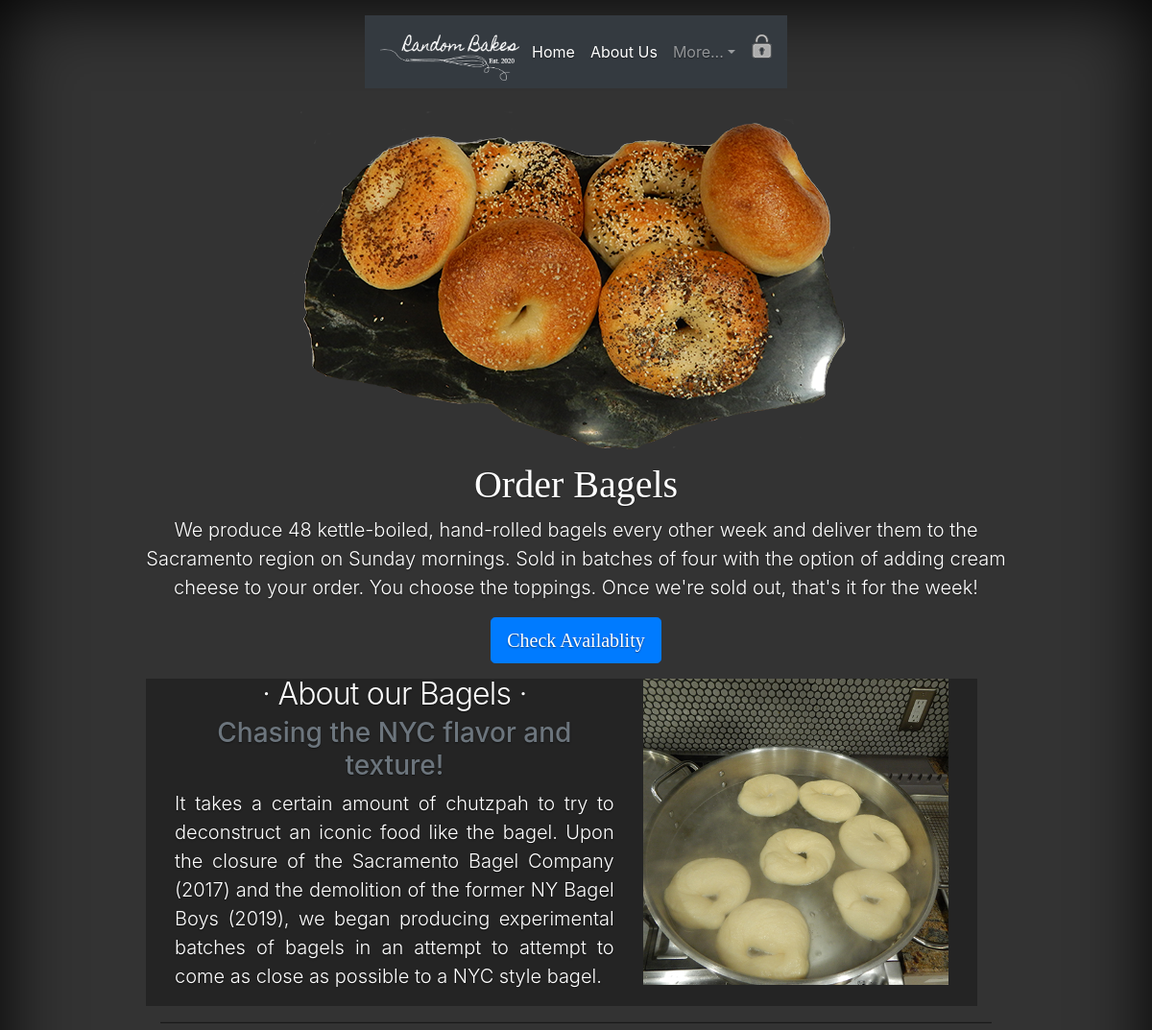
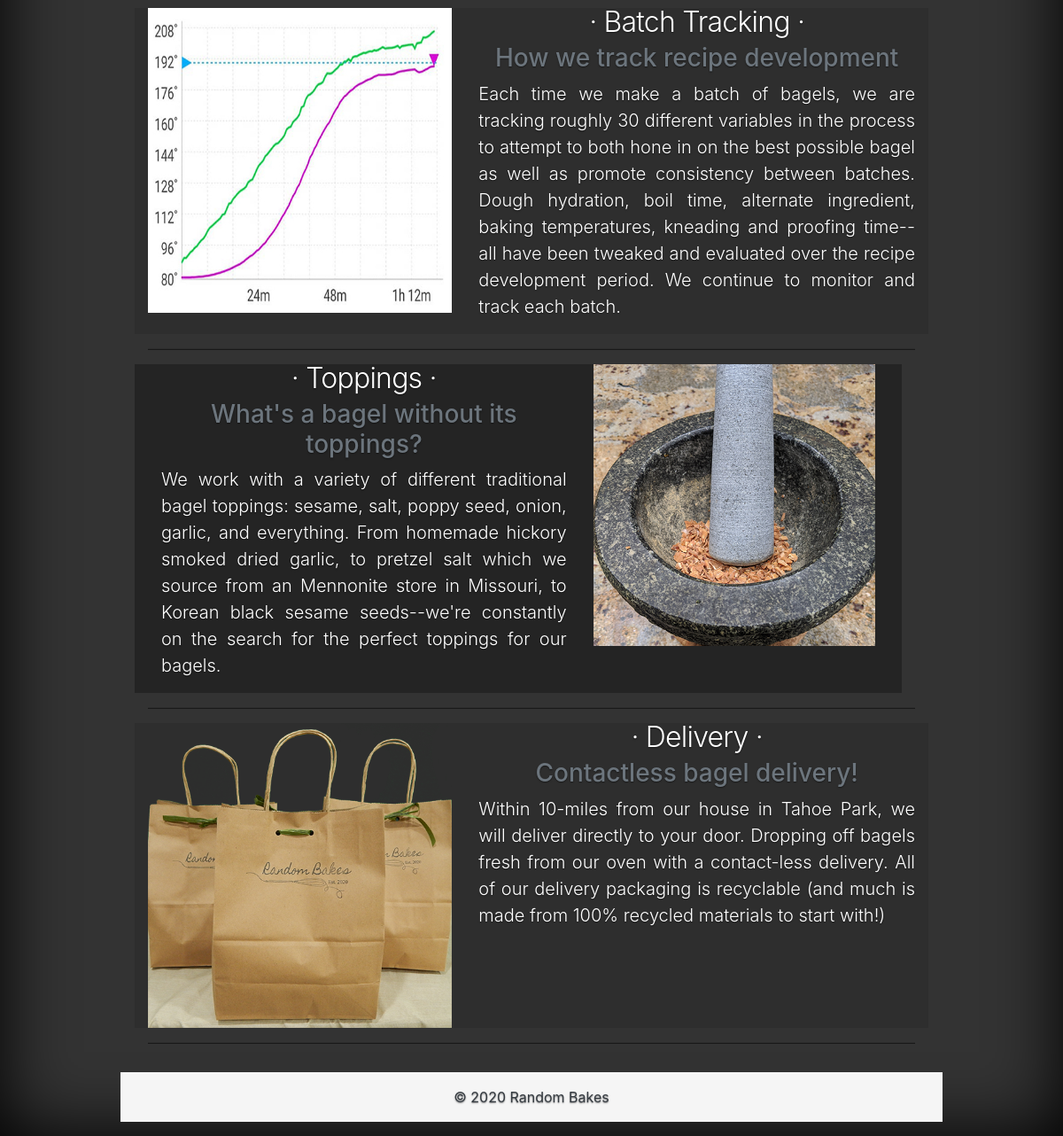
The page / on the database its author committed (2 pictures, top to bottom).
### MainPage/models.py (models this page shows, shortened)
class highlight(models.Model):
    title = models.CharField(max_length = 35, unique = True)
    story = models.CharField(max_length = 300)
    script = models.TextField(default="None")
    photo2 = models.ImageField(upload_to='highlight_images', default = '/media/photo-placeholder-icon.jpg')
    photo_alt = models.CharField(max_length = 25)
    button = models.CharField(max_length = 18)
    button_link = models.CharField(max_length = 264)
    button_class =models.CharField(max_length = 264, default = "index")

class Featurette(models.Model):
    title = models.CharField(max_length = 35, unique = True)
    subtitle = models.CharField(max_length = 40, default ="")
    description = models.TextField(max_length = 430, default="Description goes here.")
    Story = models.TextField(default="None")
    photo = models.ImageField(upload_to='highlight_images', default = '/media/photo-placeholder-icon.jpg')
    button = models.CharField(max_length = 18)
    button_link = models.CharField(max_length = 264, default = "#")
    button_class =models.CharField(max_length = 264, default = "btn btn-lg btn-primary cover-heading")

### MainPage/views.py (the view)
# urls.py: url(r'^$', views.index, name='index'),
def index(request):
    cover_content2 = highlight.objects.filter(title = "Order Bagels")[0]
    feat = Featurette.objects.order_by("id")
    print(type(feat))
    cover_content ={'CoverTitle': cover_content2.title,
           'CoverText': cover_content2.story,
           'CoverPhoto': cover_content2.photo2.url,
           'CoverAltText': cover_content2.photo_alt,
           'CoverButton': cover_content2.button,
           'CoverButtonLink': cover_content2.button_link,
           'CoverButtonClass': cover_content2.button_class,
           'CoverScript': cover_content2.script,
           'Featurette': feat
           }
    return render(request,'MainApp/index.html', context = cover_content)

### templates/MainApp/index.html (shortened to what this page needs)
<!doctype html>
{% extends "MainApp/base.html" %}
{% block body_block %}
{% load static %}
{% load py_functions %}
<div class="cover-container">
  <main role="main" class="inner cover">
    <img src=  "{{CoverPhoto}}"  class = "img-fluid" alt="{{ CoverAltText }}">
    <h1 class="cover-heading ">{{ CoverTitle }}</h1>
    <p class="lead">{{ CoverText }}</p>
    <p class="lead">
      <a class="{{CoverButtonClass}}" href="{{CoverButtonLink}}" role="button">{{CoverButton}}</a>
    </p>
</div>
{% if Featurette %}
<div class="container">
  {% for feature in Featurette %}
  {%if forloop.counter|divisibleby:2 %}
    <div class="row featurette featurette2-container">
      <div class="col-md-7 order-md-2">
        <h2 class="featurette-heading"> &middot; {{ feature.title }} &middot;</h2>
        <H3><span class="text-muted">{{ feature.subtitle }}</span></h3>
        <p class="lead text-justify">{{ feature.description|escape }}</p>
      </div>
      <div class="col-md-5 order-md-1">
        {% if feature.photo.url %}
        <img src=  "{{feature.photo.url}}"  class = "featurette-image img-fluid mx-auto" alt="Feature Photo" width="500" height="500">
        {% endif %}
      </div>
    </div>
    <hr class="featurette-divider ">
  {% else %}
  <div class="row featurette featurette1-container col-sm-4">
    <div class="col-md-7">
      <h2 class="featurette-heading">&middot; {{ feature.title }} &middot;</H2>
      <h3><span class="text-muted">{{ feature.subtitle }}</span></h3>
      <p class="lead text-justify"> {{feature.description}} </p>
    </div>
    <div class="col-md-5">
      <img src=  "{{feature.photo.url}}"  class = "featurette-image img-fluid mx-auto" alt="Feature Photo" width="500" height="500">
    </div>
  </div>
  <hr class="featurette-divider">
 {% endif %}
 {% endfor %}
  </div>
{% endif %}
{% endblock %}

### static/css/sticky-footer-navbar.css (style rules this page uses)
a, a:focus, a:hover { color: #fff; }
body { display: -ms-flexbox; display: flex; color: #fff; text-shadow: 0 .05rem .1rem rgba(0, 0, 0, .5); box-shadow: inset 0 0 5rem rgba(0, 0, 0, 1); background-color: #333; }
.cover-container { max-width: 60em; }
.cover-heading { font-family: 'Homemade Apple', cursive; }
.featurette-divider { margin: 1rem 0; border-bottom: .5px solid rgba(0, 0, 0, .5); }
.featurette-heading { font-weight: 300; line-height: 1; letter-spacing: -.05rem; }
.featurette1-container { max-width: 60em; background-color: rgba(0, 0, 0, .3); }
.featurette2-container { max-width: 60em; background-color: rgba(0, 0, 0, .1); }

### rows shown on the page
highlight: title "Order Bagels", story "We produce 48 kettle-boiled, hand-rolled bagels every other week and deliver them to the Sacramento region on Sunday mornings. Sold in batches of four with the option of adding cream cheese to your order. You choose the toppings. Once we're sold out, that's it for the week!", button "Check Availablity"
Featurette: title "About our Bagels", subtitle "Chasing the NYC flavor and texture!", description "It takes a certain amount of chutzpah to try to deconstruct an iconic food like the bagel. Upon the closure of the Sacramento Bagel Company (2017) and the demolition of the former NY Bagel Boys (2019), we began producing experimental batches of bagels in an attempt to attempt to come as close as possible to a NYC style bagel.", photo (picture)
Featurette: title "Batch Tracking", subtitle "How we track recipe development", description "Each time we make a batch of bagels, we are tracking roughly 30 different variables in the process to attempt to both hone in on the best possible bagel as well as promote consistency between batches. Dough hydration, boil time, alternate ingredient, baking temperatures, kneading and proofing time--all have been tweaked and evaluated over the recipe development period. We continue to monitor and track each batch.", photo (picture)
Featurette: title "Toppings", subtitle "What's a bagel without its toppings?", description "We work with a variety of different traditional bagel toppings: sesame, salt, poppy seed, onion, garlic, and everything. From homemade hickory smoked dried garlic, to pretzel salt which we source from an Mennonite store in Missouri, to Korean black sesame seeds--we're constantly on the search for the perfect toppings for our bagels.", photo (picture)
Featurette: title "Delivery", subtitle "Contactless bagel delivery!", description "Within 10-miles from our house in Tahoe Park, we will deliver directly to your door. Dropping off bagels fresh from our oven with a contact-less delivery. All of our delivery packaging is recyclable (and much is made from 100% recycled materials to start with!)", photo (picture)
